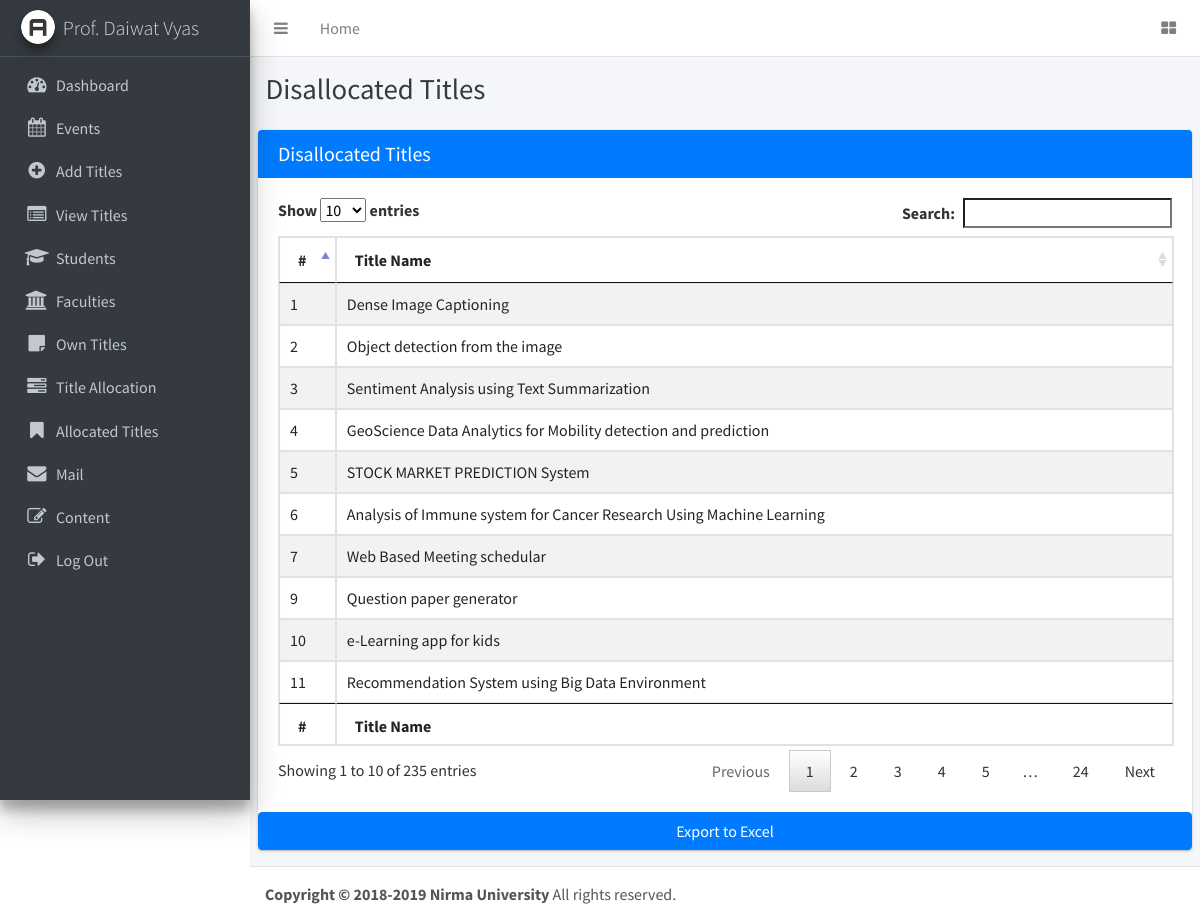
Page /coordinator/disallocatedTitles.php (signed in) on the committed database.
### tables this page shows
CREATE TABLE `project_titles` (
  `id` int(11) NOT NULL AUTO_INCREMENT,
  `title` varchar(100) NOT NULL,
  `description` varchar(1000) NOT NULL,
  `domain` varchar(100) NOT NULL DEFAULT 'Other',
  `type` varchar(64) DEFAULT 'Application',
  `students` int(11) NOT NULL,
  `faculty` varchar(100) NOT NULL,
  `flag` int(11) NOT NULL DEFAULT 0,
  PRIMARY KEY (`id`)
);

### coordinator/DBController.php (called while the page is built)
<?php
class DBController {
	private $host = "localhost";
	private $user = "root";
	private $password = "";
	private $database = "dhruval_5ceitmp2";
	private $conn;
        function __construct() {
        $this->conn = $this->connectDB();
	}
	function connectDB() {
		$conn = mysqli_connect($this->host,$this->user,$this->password,$this->database);
		return $conn;
	}
        function runQuery($query) {
                $result = mysqli_query($this->conn,$query);
                while($row=mysqli_fetch_assoc($result)) {
                $resultset[] = $row;
                }
                if(!empty($resultset))
                return $resultset;
	}
}
?>

### coordinator/disallocatedTitles.php (the view, shortened to what this page needs)
<?php
include 'DBController.php';
$db_handle = new DBController();
$productResult = $db_handle->runQuery("SELECT id,title FROM project_titles WHERE flag=0");
?>
<!DOCTYPE html>
<html>
<head>
    <link rel="stylesheet" href="https://maxcdn.bootstrapcdn.com/font-awesome/4.4.0/css/font-awesome.min.css">
    <link rel="stylesheet" href="https://code.ionicframework.com/ionicons/2.0.1/css/ionicons.min.css">
    <link rel="stylesheet" href="../plugins/datatables/jquery.dataTables.css">
    <link rel="stylesheet" href="../dist/css/adminlte.min.css">
</head>
<body class="hold-transition sidebar-mini">
    <div class="wrapper">
        <nav class="main-header navbar navbar-expand bg-white navbar-light border-bottom">
            <ul class="navbar-nav">
                <li class="nav-item">
                    <a class="nav-link" data-widget="pushmenu" href="#"><i class="fa fa-bars"></i></a>
                </li>
                <li class="nav-item d-none d-sm-inline-block">
                    <a href="index.php" class="nav-link">Home</a>
                </li>
            </ul>
            <ul class="navbar-nav ml-auto">
                <li class="nav-item">
                    <a class="nav-link" data-widget="control-sidebar" data-slide="true" href="#">
                        <i class="fa fa-th-large"></i>
                    </a>
                </li>
            </ul>
        </nav>
        <?php include 'menu.php'; ?>
 <div class="content-wrapper">
        <div class="content-header">
            <div class="container-fluid">
                <div class="row mb-2">
                    <div class="col-sm-6">
                        <h1 class="m-0 text-dark">Disallocated Titles</h1>
                    </div>
                    <div class="col-sm-6">
                    </div>
                </div>
            </div>
        </div>
        <section class="content">
            <div class="row">
                <div class="container-fluid">
                    <div class="row">
                        <div class="col md-12">
                            <div class="card card-primary">
                                <div class="card-header">
                                    <h3 class="card-title">Disallocated Titles</h3>
                                </div>
                                <div class="card-body">
                                      <table id="example1" class="table table-bordered table-striped">
                                        <thead>
                                        <tr>
                                          <th>#</th>
                                          <th>Title Name</th>
                                        </tr>
                                        </thead>
                                        <tbody>
                                        <?php
            if (! empty($productResult)) {
                foreach ($productResult as $key => $value) {
                    ?>
                     <tr>
                    <td><?php echo $productResult[$key]["id"]; ?></td>
                    <td><?php echo $productResult[$key]["title"]; ?></td>
                </tr>
             <?php
                }
            }
            ?>
                                    </tbody>
                                    <tfoot>
                                        <tr>
                                          <th>#</th>
                                          <th>Title Name</th>
                                        </tr>
                                    </tfoot>
                                      </table>
                                </div>
                                <div class="row">
                                    <div class="col-lg-12">
                                    <form action="" method="post">
                                        <button type="submit" id="btnExport"
                                            name='export' value="Export to Excel"
                                            class="btn btn-primary btn-block">Export to Excel
                                        </button>
                                    </form>
                                    </div>
                                </div>
                            </div>
                        </div>
                    </div>
                </div>
            </div>
        </section>
        </div>
<footer class="main-footer">
    <strong>Copyright &copy; 2018-2019 Nirma University</strong> All rights
    reserved.
</footer>
</div>
</body>
</html>

### rows in the picture
project_titles: id "1", title "Dense Image Captioning"
project_titles: id "2", title "Object detection from the image"
project_titles: id "3", title "Sentiment Analysis using Text Summarization"
project_titles: id "4", title "GeoScience Data Analytics for Mobility detection and prediction"
project_titles: id "5", title "STOCK MARKET PREDICTION System"
project_titles: id "6", title "Analysis of Immune system for Cancer Research Using Machine Learning"
project_titles: id "7", title "Web Based Meeting schedular"
project_titles: id "9", title "Question paper generator"
project_titles: id "10", title "e-Learning app for kids"
project_titles: id "11", title "Recommendation System using Big Data Environment"

### other values in the picture
$_SESSION['coordinatorusername'] "Prof. Daiwat Vyas"
